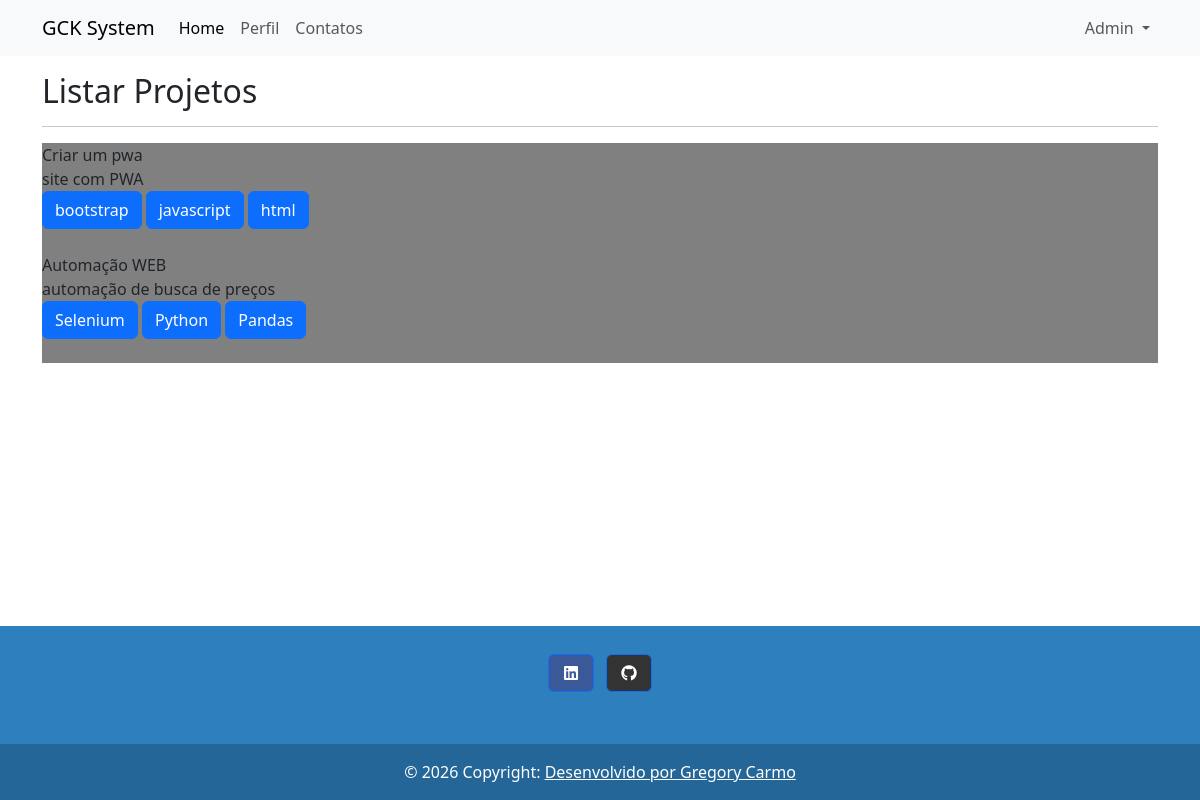
Page /projetos/listar on the earlier database version.
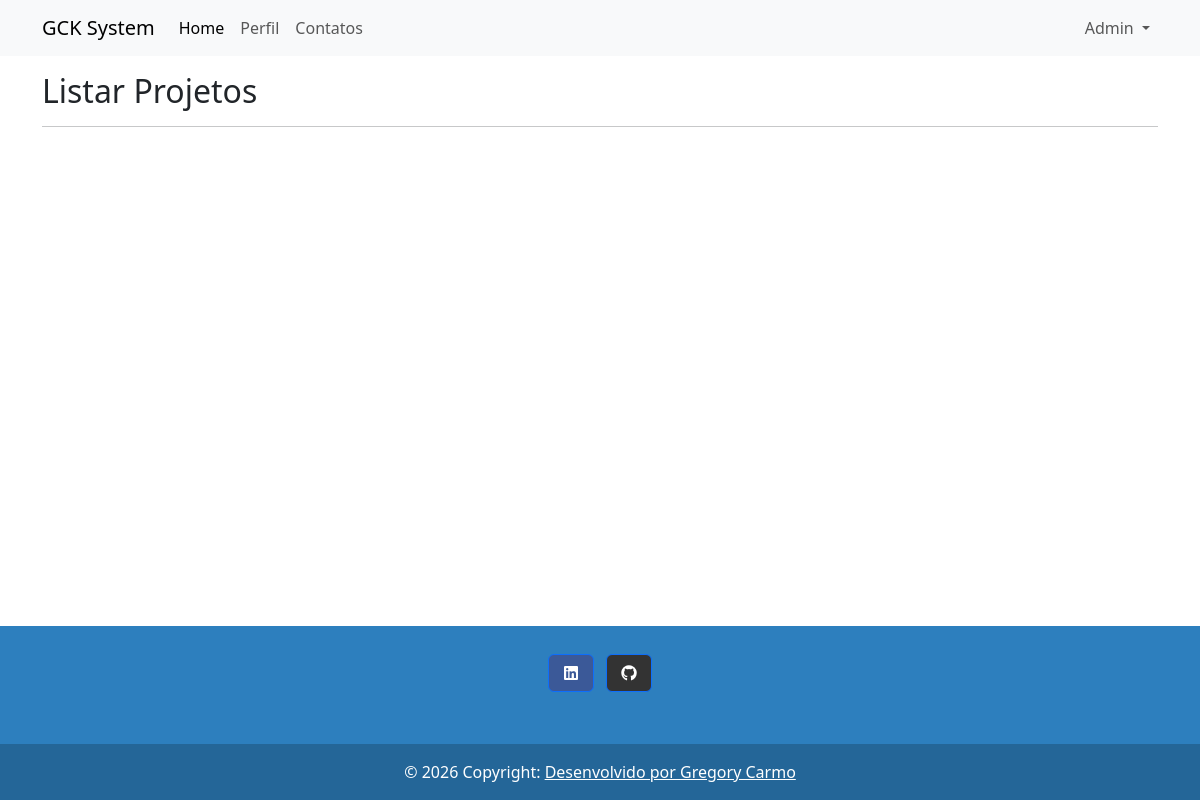
Same page on the later database version.
### gkcsystems/models.py (models this page shows)
class Projetos(database.Model):
    id = database.Column(database.Integer, primary_key=True)
    titulo = database.Column(database.String, nullable=False)
    descricao = database.Column(database.Text)
    link_video = database.Column(database.String, nullable=False)
    ferramentas_usadas = database.Column(database.String, nullable=False)
    data_criacao = database.Column(database.DateTime, nullable=False, default=datetime.now())
    id_usuario = database.Column(database.Integer, database.ForeignKey('usuarios.id'), nullable=False)

### gkcsystems/routes.py (the view)
@app.route('/projetos/listar')
def listar_projetos():
    ano = datetime.today().year
    projetos = Projetos.query.all()
    return render_template('projetos.html', ano=ano, projetos=projetos)

### gkcsystems/templates/projetos.html
{% extends 'base.html' %}
{% block body %}
{% if 'criar' in request.path %}
    <h2 class="mt-3">Cadastrar Projetos</h2>
    <hr>
    <div class="row">
        <div class="col-lg-8">
            <div class="card mb-4">
              <div class="card-body">
                <form method="POST" enctype="multipart/form-data" novalidate>
                    {{ form.csrf_token }}
                    <div class="row">
                      <div class="col-sm-3">
                        {% if form.titulo.errors %}
                            <div class="text-danger">
                                Título do projeto
                            </div>
                        {% else %}
                            Título do projeto
                        {% endif %}
                      </div>
                      <div class="col-sm-9">
                          {{ form.titulo(class_="form-control", placeholder="Título") }}
                      </div>
                    </div>
                    <div class="row mt-3">
                      <div class="col-sm-3">
                        {% if form.ferramentas_usadas.errors %}
                            <div class="text-danger">
                                Ferramentas usadas no projeto (Separar por (;))
                            </div>
                        {% else %}
                            Ferramentas usadas no projeto (Separar por ;)
                        {% endif %}
                      </div>
                      <div class="col-sm-9">
                          {{ form.ferramentas_usadas(class_="form-control", placeholder="Ex: Python; php; mysql; jquery; bootstrap; ...") }}
                      </div>
                    </div>
                    <div class="row mt-3">
                      <div class="col-sm-3">
                        {% if form.upload_video.errors %}
                            <div class="text-danger">
                                Upload do vídeo
                            </div>
                        {% else %}
                            Upload do vídeo
                        {% endif %}
                      </div>
                      <div class="col-sm-9">
                          {{ form.upload_video(class_="form-control") }}
                      </div>
                    </div>
                    <div class="row mt-3">
                      <div class="col-sm-3">
                        {% if form.descricao.errors %}
                            <div class="text-danger">
                                Descrição do projeto
                            </div>
                        {% else %}
                            Descrição do projeto
                        {% endif %}
                      </div>
                      <div class="col-sm-9">
                          {{ form.descricao(class_="form-control", placeholder="Descrição") }}
                      </div>
                    </div>
                    <div class="row mt-3">
                        <div class="col">
                            {{ form.botao_submit_projetos(class_="btn btn-dark") }}
                        </div>
                    </div>
                </form>
              </div>
            </div>
        </div>
    </div>
{% else %}
    <h2 class="mt-3">Listar Projetos</h2>
    <hr>
    {% for projeto in projetos %}
        <div style="background-color:gray">
            {{ projeto.titulo }} <br>
            {{ projeto.descricao }} <br>
            {% for ferramenta in projeto.ferramentas_usadas.split(';') %}
                <button class="btn btn-primary">{{ ferramenta }}</button>
            {% endfor %}
            <br><br>
        </div>
    {% endfor %}
{% endif %}
{% endblock %}

Differences in the rows shown:
removed Projetos: titulo "Criar um pwa", descricao "site com PWA", ferramenta "bootstrap" "javascript" "html"
removed Projetos: titulo "Automação WEB", descricao "automação de busca de preços", ferramenta "Selenium" "Python" "Pandas"
